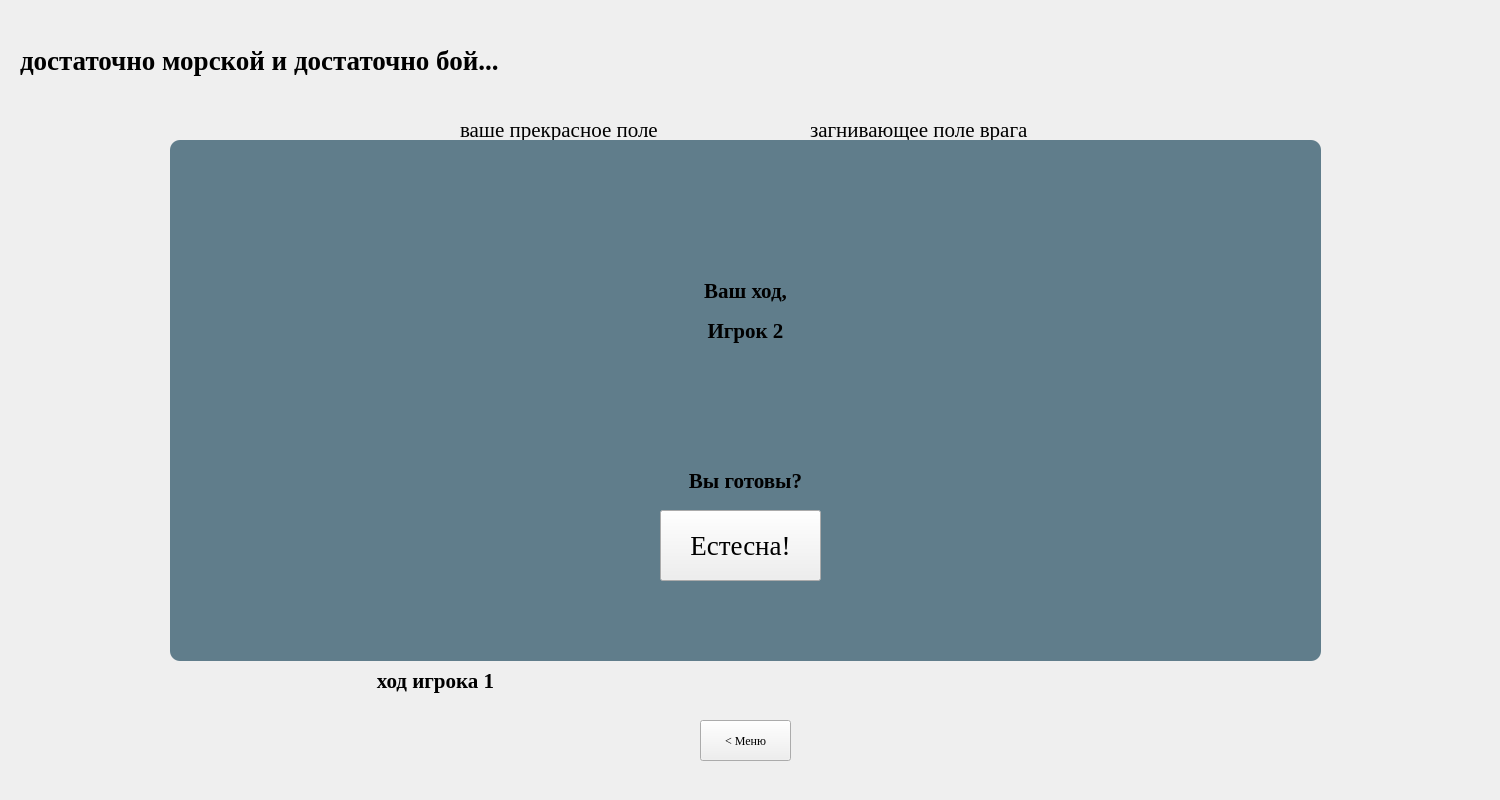
<?xml version="1.0" encoding="UTF-8"?>
<ui version="4.0">
 <class>MainWindow</class>
 <widget class="QMainWindow" name="MainWindow">
  <property name="geometry">
   <rect>
    <x>0</x>
    <y>0</y>
    <width>1500</width>
    <height>800</height>
   </rect>
  </property>
  <property name="sizePolicy">
   <sizepolicy hsizetype="Ignored" vsizetype="Ignored">
    <horstretch>0</horstretch>
    <verstretch>0</verstretch>
   </sizepolicy>
  </property>
  <property name="windowTitle">
   <string>MainWindow</string>
  </property>
  <widget class="QWidget" name="centralwidget">
   <property name="sizePolicy">
    <sizepolicy hsizetype="Ignored" vsizetype="Ignored">
     <horstretch>0</horstretch>
     <verstretch>0</verstretch>
    </sizepolicy>
   </property>
   <widget class="QWidget" name="first_field" native="true">
    <property name="geometry">
     <rect>
      <x>180</x>
      <y>150</y>
      <width>500</width>
      <height>500</height>
     </rect>
    </property>
   </widget>
   <widget class="QLabel" name="label_3">
    <property name="geometry">
     <rect>
      <x>460</x>
      <y>110</y>
      <width>221</width>
      <height>41</height>
     </rect>
    </property>
    <property name="sizePolicy">
     <sizepolicy hsizetype="Minimum" vsizetype="Preferred">
      <horstretch>1</horstretch>
      <verstretch>1</verstretch>
     </sizepolicy>
    </property>
    <property name="font">
     <font>
      <family>Georgia</family>
      <pointsize>16</pointsize>
      <weight>50</weight>
      <bold>false</bold>
      <strikeout>false</strikeout>
      <kerning>true</kerning>
     </font>
    </property>
    <property name="cursor">
     <cursorShape>ArrowCursor</cursorShape>
    </property>
    <property name="frameShape">
     <enum>QFrame::NoFrame</enum>
    </property>
    <property name="text">
     <string>&lt;html&gt;&lt;head/&gt;&lt;body&gt;&lt;p&gt;ваше прекрасное поле&lt;/p&gt;&lt;/body&gt;&lt;/html&gt;</string>
    </property>
    <property name="textFormat">
     <enum>Qt::RichText</enum>
    </property>
    <property name="scaledContents">
     <bool>true</bool>
    </property>
    <property name="textInteractionFlags">
     <set>Qt::LinksAccessibleByMouse</set>
    </property>
   </widget>
   <widget class="QLabel" name="label_2">
    <property name="geometry">
     <rect>
      <x>20</x>
      <y>40</y>
      <width>651</width>
      <height>41</height>
     </rect>
    </property>
    <property name="sizePolicy">
     <sizepolicy hsizetype="Ignored" vsizetype="Maximum">
      <horstretch>0</horstretch>
      <verstretch>0</verstretch>
     </sizepolicy>
    </property>
    <property name="font">
     <font>
      <family>Georgia</family>
      <pointsize>20</pointsize>
      <weight>75</weight>
      <bold>true</bold>
      <strikeout>false</strikeout>
      <kerning>true</kerning>
     </font>
    </property>
    <property name="text">
     <string>&lt;html&gt;&lt;head/&gt;&lt;body&gt;&lt;p&gt;достаточно морской и достаточно бой...&lt;/p&gt;&lt;/body&gt;&lt;/html&gt;</string>
    </property>
    <property name="textFormat">
     <enum>Qt::RichText</enum>
    </property>
    <property name="scaledContents">
     <bool>true</bool>
    </property>
   </widget>
   <widget class="QLabel" name="turn_label">
    <property name="geometry">
     <rect>
      <x>340</x>
      <y>660</y>
      <width>191</width>
      <height>41</height>
     </rect>
    </property>
    <property name="sizePolicy">
     <sizepolicy hsizetype="Minimum" vsizetype="Preferred">
      <horstretch>1</horstretch>
      <verstretch>1</verstretch>
     </sizepolicy>
    </property>
    <property name="font">
     <font>
      <family>Georgia</family>
      <pointsize>16</pointsize>
      <weight>75</weight>
      <bold>true</bold>
      <strikeout>false</strikeout>
      <kerning>true</kerning>
     </font>
    </property>
    <property name="cursor">
     <cursorShape>ArrowCursor</cursorShape>
    </property>
    <property name="frameShape">
     <enum>QFrame::NoFrame</enum>
    </property>
    <property name="text">
     <string>ход игрока 1</string>
    </property>
    <property name="textFormat">
     <enum>Qt::PlainText</enum>
    </property>
    <property name="scaledContents">
     <bool>true</bool>
    </property>
    <property name="alignment">
     <set>Qt::AlignCenter</set>
    </property>
    <property name="textInteractionFlags">
     <set>Qt::LinksAccessibleByMouse</set>
    </property>
   </widget>
   <widget class="QPushButton" name="back_button">
    <property name="geometry">
     <rect>
      <x>700</x>
      <y>720</y>
      <width>91</width>
      <height>41</height>
     </rect>
    </property>
    <property name="sizePolicy">
     <sizepolicy hsizetype="Fixed" vsizetype="Fixed">
      <horstretch>0</horstretch>
      <verstretch>0</verstretch>
     </sizepolicy>
    </property>
    <property name="minimumSize">
     <size>
      <width>0</width>
      <height>0</height>
     </size>
    </property>
    <property name="font">
     <font>
      <family>Georgia</family>
     </font>
    </property>
    <property name="text">
     <string>&lt; Меню</string>
    </property>
   </widget>
   <widget class="QWidget" name="second_field" native="true">
    <property name="geometry">
     <rect>
      <x>810</x>
      <y>150</y>
      <width>500</width>
      <height>500</height>
     </rect>
    </property>
   </widget>
   <widget class="QLabel" name="label_4">
    <property name="geometry">
     <rect>
      <x>810</x>
      <y>110</y>
      <width>251</width>
      <height>41</height>
     </rect>
    </property>
    <property name="sizePolicy">
     <sizepolicy hsizetype="Minimum" vsizetype="Preferred">
      <horstretch>1</horstretch>
      <verstretch>1</verstretch>
     </sizepolicy>
    </property>
    <property name="font">
     <font>
      <family>Georgia</family>
      <pointsize>16</pointsize>
      <weight>50</weight>
      <bold>false</bold>
      <strikeout>false</strikeout>
      <kerning>true</kerning>
     </font>
    </property>
    <property name="cursor">
     <cursorShape>ArrowCursor</cursorShape>
    </property>
    <property name="frameShape">
     <enum>QFrame::NoFrame</enum>
    </property>
    <property name="text">
     <string>&lt;html&gt;&lt;head/&gt;&lt;body&gt;&lt;p&gt;загнивающее поле врага&lt;/p&gt;&lt;/body&gt;&lt;/html&gt;</string>
    </property>
    <property name="textFormat">
     <enum>Qt::RichText</enum>
    </property>
    <property name="scaledContents">
     <bool>true</bool>
    </property>
    <property name="textInteractionFlags">
     <set>Qt::LinksAccessibleByMouse</set>
    </property>
   </widget>
   <widget class="QLabel" name="label">
    <property name="geometry">
     <rect>
      <x>700</x>
      <y>360</y>
      <width>91</width>
      <height>81</height>
     </rect>
    </property>
    <property name="text">
     <string/>
    </property>
    <property name="pixmap">
     <pixmap>cannon.png</pixmap>
    </property>
    <property name="scaledContents">
     <bool>true</bool>
    </property>
   </widget>
   <widget class="QLabel" name="turn_label_2">
    <property name="geometry">
     <rect>
      <x>810</x>
      <y>660</y>
      <width>501</width>
      <height>41</height>
     </rect>
    </property>
    <property name="sizePolicy">
     <sizepolicy hsizetype="Minimum" vsizetype="Preferred">
      <horstretch>1</horstretch>
      <verstretch>1</verstretch>
     </sizepolicy>
    </property>
    <property name="font">
     <font>
      <family>Georgia</family>
      <pointsize>16</pointsize>
      <weight>50</weight>
      <italic>true</italic>
      <bold>false</bold>
      <underline>false</underline>
      <strikeout>false</strikeout>
      <kerning>true</kerning>
     </font>
    </property>
    <property name="cursor">
     <cursorShape>ArrowCursor</cursorShape>
    </property>
    <property name="frameShape">
     <enum>QFrame::NoFrame</enum>
    </property>
    <property name="text">
     <string/>
    </property>
    <property name="textFormat">
     <enum>Qt::PlainText</enum>
    </property>
    <property name="scaledContents">
     <bool>true</bool>
    </property>
    <property name="alignment">
     <set>Qt::AlignCenter</set>
    </property>
    <property name="textInteractionFlags">
     <set>Qt::LinksAccessibleByMouse</set>
    </property>
   </widget>
   <widget class="QWidget" name="confirm_window" native="true">
    <property name="enabled">
     <bool>true</bool>
    </property>
    <property name="geometry">
     <rect>
      <x>170</x>
      <y>140</y>
      <width>1151</width>
      <height>521</height>
     </rect>
    </property>
    <property name="autoFillBackground">
     <bool>false</bool>
    </property>
    <property name="styleSheet">
     <string notr="true">.QWidget
{
background-color: #607d8b;
border-radius: 10%;
}</string>
    </property>
    <widget class="QLabel" name="turn_label_4">
     <property name="geometry">
      <rect>
       <x>0</x>
       <y>130</y>
       <width>1151</width>
       <height>41</height>
      </rect>
     </property>
     <property name="sizePolicy">
      <sizepolicy hsizetype="Minimum" vsizetype="Preferred">
       <horstretch>1</horstretch>
       <verstretch>1</verstretch>
      </sizepolicy>
     </property>
     <property name="font">
      <font>
       <family>Georgia</family>
       <pointsize>16</pointsize>
       <weight>75</weight>
       <bold>true</bold>
       <strikeout>false</strikeout>
       <kerning>true</kerning>
      </font>
     </property>
     <property name="cursor">
      <cursorShape>ArrowCursor</cursorShape>
     </property>
     <property name="frameShape">
      <enum>QFrame::NoFrame</enum>
     </property>
     <property name="text">
      <string>Ваш ход,</string>
     </property>
     <property name="textFormat">
      <enum>Qt::PlainText</enum>
     </property>
     <property name="scaledContents">
      <bool>true</bool>
     </property>
     <property name="alignment">
      <set>Qt::AlignCenter</set>
     </property>
     <property name="textInteractionFlags">
      <set>Qt::LinksAccessibleByMouse</set>
     </property>
    </widget>
    <widget class="QLabel" name="turn_label_5">
     <property name="geometry">
      <rect>
       <x>0</x>
       <y>320</y>
       <width>1151</width>
       <height>41</height>
      </rect>
     </property>
     <property name="sizePolicy">
      <sizepolicy hsizetype="Minimum" vsizetype="Preferred">
       <horstretch>1</horstretch>
       <verstretch>1</verstretch>
      </sizepolicy>
     </property>
     <property name="font">
      <font>
       <family>Georgia</family>
       <pointsize>16</pointsize>
       <weight>75</weight>
       <bold>true</bold>
       <strikeout>false</strikeout>
       <kerning>true</kerning>
      </font>
     </property>
     <property name="cursor">
      <cursorShape>ArrowCursor</cursorShape>
     </property>
     <property name="frameShape">
      <enum>QFrame::NoFrame</enum>
     </property>
     <property name="text">
      <string>Вы готовы?</string>
     </property>
     <property name="textFormat">
      <enum>Qt::PlainText</enum>
     </property>
     <property name="scaledContents">
      <bool>true</bool>
     </property>
     <property name="alignment">
      <set>Qt::AlignCenter</set>
     </property>
     <property name="textInteractionFlags">
      <set>Qt::LinksAccessibleByMouse</set>
     </property>
    </widget>
    <widget class="QPushButton" name="accept_turn">
     <property name="geometry">
      <rect>
       <x>490</x>
       <y>370</y>
       <width>161</width>
       <height>71</height>
      </rect>
     </property>
     <property name="sizePolicy">
      <sizepolicy hsizetype="Fixed" vsizetype="Fixed">
       <horstretch>0</horstretch>
       <verstretch>0</verstretch>
      </sizepolicy>
     </property>
     <property name="minimumSize">
      <size>
       <width>0</width>
       <height>0</height>
      </size>
     </property>
     <property name="font">
      <font>
       <family>Georgia</family>
       <pointsize>20</pointsize>
      </font>
     </property>
     <property name="autoFillBackground">
      <bool>false</bool>
     </property>
     <property name="styleSheet">
      <string notr="true"/>
     </property>
     <property name="text">
      <string>Естесна!</string>
     </property>
    </widget>
    <widget class="QLabel" name="turn_acception_label">
     <property name="geometry">
      <rect>
       <x>0</x>
       <y>170</y>
       <width>1151</width>
       <height>41</height>
      </rect>
     </property>
     <property name="sizePolicy">
      <sizepolicy hsizetype="Minimum" vsizetype="Preferred">
       <horstretch>1</horstretch>
       <verstretch>1</verstretch>
      </sizepolicy>
     </property>
     <property name="font">
      <font>
       <family>Georgia</family>
       <pointsize>16</pointsize>
       <weight>75</weight>
       <bold>true</bold>
       <strikeout>false</strikeout>
       <kerning>true</kerning>
      </font>
     </property>
     <property name="cursor">
      <cursorShape>ArrowCursor</cursorShape>
     </property>
     <property name="frameShape">
      <enum>QFrame::NoFrame</enum>
     </property>
     <property name="text">
      <string>Игрок 2</string>
     </property>
     <property name="textFormat">
      <enum>Qt::PlainText</enum>
     </property>
     <property name="scaledContents">
      <bool>true</bool>
     </property>
     <property name="alignment">
      <set>Qt::AlignCenter</set>
     </property>
     <property name="textInteractionFlags">
      <set>Qt::LinksAccessibleByMouse</set>
     </property>
    </widget>
   </widget>
  </widget>
 </widget>
 <resources/>
 <connections/>
</ui>
